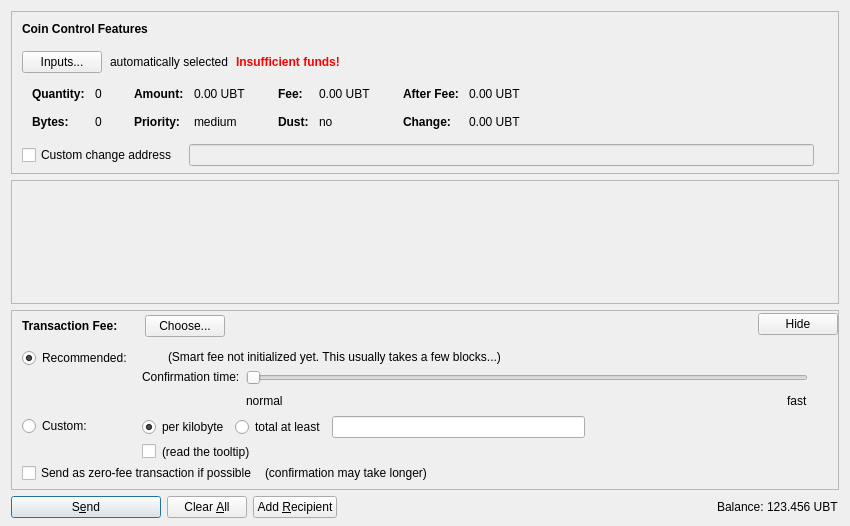
<?xml version="1.0" encoding="UTF-8"?>
<ui version="4.0">
 <class>SendCoinsDialog</class>
 <widget class="QDialog" name="SendCoinsDialog">
  <property name="geometry">
   <rect>
    <x>0</x>
    <y>0</y>
    <width>850</width>
    <height>526</height>
   </rect>
  </property>
  <property name="windowTitle">
   <string>Send Coins</string>
  </property>
  <layout class="QVBoxLayout" name="verticalLayout" stretch="0,1,0,0">
   <property name="bottomMargin">
    <number>8</number>
   </property>
   <item>
    <widget class="QFrame" name="frameCoinControl">
     <property name="sizePolicy">
      <sizepolicy hsizetype="Expanding" vsizetype="Expanding">
       <horstretch>0</horstretch>
       <verstretch>0</verstretch>
      </sizepolicy>
     </property>
     <property name="maximumSize">
      <size>
       <width>16777215</width>
       <height>16777215</height>
      </size>
     </property>
     <property name="frameShape">
      <enum>QFrame::StyledPanel</enum>
     </property>
     <property name="frameShadow">
      <enum>QFrame::Sunken</enum>
     </property>
     <layout class="QVBoxLayout" name="verticalLayoutCoinControl2">
      <property name="spacing">
       <number>0</number>
      </property>
      <property name="leftMargin">
       <number>0</number>
      </property>
      <property name="topMargin">
       <number>0</number>
      </property>
      <property name="rightMargin">
       <number>0</number>
      </property>
      <property name="bottomMargin">
       <number>6</number>
      </property>
      <item>
       <layout class="QVBoxLayout" name="verticalLayoutCoinControl" stretch="0,0,0,0,1">
        <property name="spacing">
         <number>0</number>
        </property>
        <property name="leftMargin">
         <number>10</number>
        </property>
        <property name="topMargin">
         <number>10</number>
        </property>
        <item>
         <layout class="QHBoxLayout" name="horizontalLayoutCoinControl1">
          <property name="bottomMargin">
           <number>15</number>
          </property>
          <item>
           <widget class="QLabel" name="labelCoinControlFeatures">
            <property name="sizePolicy">
             <sizepolicy hsizetype="Preferred" vsizetype="Maximum">
              <horstretch>0</horstretch>
              <verstretch>0</verstretch>
             </sizepolicy>
            </property>
            <property name="font">
             <font>
              <weight>75</weight>
              <bold>true</bold>
             </font>
            </property>
            <property name="styleSheet">
             <string notr="true">font-weight:bold;</string>
            </property>
            <property name="text">
             <string>Coin Control Features</string>
            </property>
           </widget>
          </item>
         </layout>
        </item>
        <item>
         <layout class="QHBoxLayout" name="horizontalLayoutCoinControl2" stretch="0,0,0,0">
          <property name="spacing">
           <number>8</number>
          </property>
          <property name="bottomMargin">
           <number>10</number>
          </property>
          <item>
           <widget class="QPushButton" name="pushButtonCoinControl">
            <property name="styleSheet">
             <string notr="true"/>
            </property>
            <property name="text">
             <string>Inputs...</string>
            </property>
            <property name="autoDefault">
             <bool>false</bool>
            </property>
           </widget>
          </item>
          <item>
           <widget class="QLabel" name="labelCoinControlAutomaticallySelected">
            <property name="text">
             <string>automatically selected</string>
            </property>
            <property name="margin">
             <number>5</number>
            </property>
           </widget>
          </item>
          <item>
           <widget class="QLabel" name="labelCoinControlInsuffFunds">
            <property name="font">
             <font>
              <weight>75</weight>
              <bold>true</bold>
             </font>
            </property>
            <property name="styleSheet">
             <string notr="true">color:red;font-weight:bold;</string>
            </property>
            <property name="text">
             <string>Insufficient funds!</string>
            </property>
            <property name="margin">
             <number>5</number>
            </property>
           </widget>
          </item>
          <item>
           <spacer name="horizontalSpacerCoinControl">
            <property name="orientation">
             <enum>Qt::Horizontal</enum>
            </property>
            <property name="sizeHint" stdset="0">
             <size>
              <width>40</width>
              <height>1</height>
             </size>
            </property>
           </spacer>
          </item>
         </layout>
        </item>
        <item>
         <widget class="QWidget" name="widgetCoinControl" native="true">
          <property name="sizePolicy">
           <sizepolicy hsizetype="Preferred" vsizetype="Preferred">
            <horstretch>0</horstretch>
            <verstretch>0</verstretch>
           </sizepolicy>
          </property>
          <property name="minimumSize">
           <size>
            <width>0</width>
            <height>0</height>
           </size>
          </property>
          <property name="styleSheet">
           <string notr="true"/>
          </property>
          <layout class="QHBoxLayout" name="horizontalLayoutCoinControl5">
           <property name="leftMargin">
            <number>0</number>
           </property>
           <property name="topMargin">
            <number>0</number>
           </property>
           <property name="rightMargin">
            <number>0</number>
           </property>
           <property name="bottomMargin">
            <number>0</number>
           </property>
           <item>
            <layout class="QHBoxLayout" name="horizontalLayoutCoinControl3" stretch="0,0,0,1">
             <property name="spacing">
              <number>20</number>
             </property>
             <property name="topMargin">
              <number>0</number>
             </property>
             <property name="bottomMargin">
              <number>10</number>
             </property>
             <item>
              <layout class="QFormLayout" name="formLayoutCoinControl1">
               <property name="horizontalSpacing">
                <number>10</number>
               </property>
               <property name="verticalSpacing">
                <number>14</number>
               </property>
               <property name="leftMargin">
                <number>10</number>
               </property>
               <property name="topMargin">
                <number>4</number>
               </property>
               <property name="rightMargin">
                <number>6</number>
               </property>
               <item row="0" column="0">
                <widget class="QLabel" name="labelCoinControlQuantityText">
                 <property name="font">
                  <font>
                   <weight>75</weight>
                   <bold>true</bold>
                  </font>
                 </property>
                 <property name="text">
                  <string>Quantity:</string>
                 </property>
                 <property name="margin">
                  <number>0</number>
                 </property>
                </widget>
               </item>
               <item row="0" column="1">
                <widget class="QLabel" name="labelCoinControlQuantity">
                 <property name="cursor">
                  <cursorShape>IBeamCursor</cursorShape>
                 </property>
                 <property name="contextMenuPolicy">
                  <enum>Qt::ActionsContextMenu</enum>
                 </property>
                 <property name="text">
                  <string notr="true">0</string>
                 </property>
                 <property name="margin">
                  <number>0</number>
                 </property>
                 <property name="textInteractionFlags">
                  <set>Qt::LinksAccessibleByMouse|Qt::TextSelectableByKeyboard|Qt::TextSelectableByMouse</set>
                 </property>
                </widget>
               </item>
               <item row="1" column="0">
                <widget class="QLabel" name="labelCoinControlBytesText">
                 <property name="font">
                  <font>
                   <weight>75</weight>
                   <bold>true</bold>
                  </font>
                 </property>
                 <property name="text">
                  <string>Bytes:</string>
                 </property>
                </widget>
               </item>
               <item row="1" column="1">
                <widget class="QLabel" name="labelCoinControlBytes">
                 <property name="cursor">
                  <cursorShape>IBeamCursor</cursorShape>
                 </property>
                 <property name="contextMenuPolicy">
                  <enum>Qt::ActionsContextMenu</enum>
                 </property>
                 <property name="text">
                  <string notr="true">0</string>
                 </property>
                 <property name="textInteractionFlags">
                  <set>Qt::LinksAccessibleByMouse|Qt::TextSelectableByKeyboard|Qt::TextSelectableByMouse</set>
                 </property>
                </widget>
               </item>
              </layout>
             </item>
             <item>
              <layout class="QFormLayout" name="formLayoutCoinControl2">
               <property name="horizontalSpacing">
                <number>10</number>
               </property>
               <property name="verticalSpacing">
                <number>14</number>
               </property>
               <property name="leftMargin">
                <number>6</number>
               </property>
               <property name="topMargin">
                <number>4</number>
               </property>
               <property name="rightMargin">
                <number>6</number>
               </property>
               <item row="0" column="0">
                <widget class="QLabel" name="labelCoinControlAmountText">
                 <property name="font">
                  <font>
                   <weight>75</weight>
                   <bold>true</bold>
                  </font>
                 </property>
                 <property name="text">
                  <string>Amount:</string>
                 </property>
                 <property name="margin">
                  <number>0</number>
                 </property>
                </widget>
               </item>
               <item row="0" column="1">
                <widget class="QLabel" name="labelCoinControlAmount">
                 <property name="cursor">
                  <cursorShape>IBeamCursor</cursorShape>
                 </property>
                 <property name="contextMenuPolicy">
                  <enum>Qt::ActionsContextMenu</enum>
                 </property>
                 <property name="text">
                  <string notr="true">0.00 UBT</string>
                 </property>
                 <property name="textInteractionFlags">
                  <set>Qt::LinksAccessibleByMouse|Qt::TextSelectableByKeyboard|Qt::TextSelectableByMouse</set>
                 </property>
                </widget>
               </item>
               <item row="1" column="0">
                <widget class="QLabel" name="labelCoinControlPriorityText">
                 <property name="font">
                  <font>
                   <weight>75</weight>
                   <bold>true</bold>
                  </font>
                 </property>
                 <property name="text">
                  <string>Priority:</string>
                 </property>
                </widget>
               </item>
               <item row="1" column="1">
                <widget class="QLabel" name="labelCoinControlPriority">
                 <property name="cursor">
                  <cursorShape>IBeamCursor</cursorShape>
                 </property>
                 <property name="contextMenuPolicy">
                  <enum>Qt::ActionsContextMenu</enum>
                 </property>
                 <property name="text">
                  <string notr="true">medium</string>
                 </property>
                 <property name="textInteractionFlags">
                  <set>Qt::LinksAccessibleByMouse|Qt::TextSelectableByKeyboard|Qt::TextSelectableByMouse</set>
                 </property>
                </widget>
               </item>
              </layout>
             </item>
             <item>
              <layout class="QFormLayout" name="formLayoutCoinControl3">
               <property name="horizontalSpacing">
                <number>10</number>
               </property>
               <property name="verticalSpacing">
                <number>14</number>
               </property>
               <property name="leftMargin">
                <number>6</number>
               </property>
               <property name="topMargin">
                <number>4</number>
               </property>
               <property name="rightMargin">
                <number>6</number>
               </property>
               <item row="0" column="0">
                <widget class="QLabel" name="labelCoinControlFeeText">
                 <property name="font">
                  <font>
                   <weight>75</weight>
                   <bold>true</bold>
                  </font>
                 </property>
                 <property name="text">
                  <string>Fee:</string>
                 </property>
                 <property name="margin">
                  <number>0</number>
                 </property>
                </widget>
               </item>
               <item row="0" column="1">
                <widget class="QLabel" name="labelCoinControlFee">
                 <property name="cursor">
                  <cursorShape>IBeamCursor</cursorShape>
                 </property>
                 <property name="contextMenuPolicy">
                  <enum>Qt::ActionsContextMenu</enum>
                 </property>
                 <property name="text">
                  <string notr="true">0.00 UBT</string>
                 </property>
                 <property name="textInteractionFlags">
                  <set>Qt::LinksAccessibleByMouse|Qt::TextSelectableByKeyboard|Qt::TextSelectableByMouse</set>
                 </property>
                </widget>
               </item>
               <item row="1" column="0">
                <widget class="QLabel" name="labelCoinControlLowOutputText">
                 <property name="font">
                  <font>
                   <weight>75</weight>
                   <bold>true</bold>
                  </font>
                 </property>
                 <property name="text">
                  <string>Dust:</string>
                 </property>
                </widget>
               </item>
               <item row="1" column="1">
                <widget class="QLabel" name="labelCoinControlLowOutput">
                 <property name="cursor">
                  <cursorShape>IBeamCursor</cursorShape>
                 </property>
                 <property name="contextMenuPolicy">
                  <enum>Qt::ActionsContextMenu</enum>
                 </property>
                 <property name="text">
                  <string notr="true">no</string>
                 </property>
                 <property name="textInteractionFlags">
                  <set>Qt::LinksAccessibleByMouse|Qt::TextSelectableByKeyboard|Qt::TextSelectableByMouse</set>
                 </property>
                </widget>
               </item>
              </layout>
             </item>
             <item>
              <layout class="QFormLayout" name="formLayoutCoinControl4">
               <property name="horizontalSpacing">
                <number>10</number>
               </property>
               <property name="verticalSpacing">
                <number>14</number>
               </property>
               <property name="leftMargin">
                <number>6</number>
               </property>
               <property name="topMargin">
                <number>4</number>
               </property>
               <property name="rightMargin">
                <number>6</number>
               </property>
               <item row="0" column="0">
                <widget class="QLabel" name="labelCoinControlAfterFeeText">
                 <property name="font">
                  <font>
                   <weight>75</weight>
                   <bold>true</bold>
                  </font>
                 </property>
                 <property name="text">
                  <string>After Fee:</string>
                 </property>
                 <property name="margin">
                  <number>0</number>
                 </property>
                </widget>
               </item>
               <item row="0" column="1">
                <widget class="QLabel" name="labelCoinControlAfterFee">
                 <property name="cursor">
                  <cursorShape>IBeamCursor</cursorShape>
                 </property>
                 <property name="contextMenuPolicy">
                  <enum>Qt::ActionsContextMenu</enum>
                 </property>
                 <property name="text">
                  <string notr="true">0.00 UBT</string>
                 </property>
                 <property name="textInteractionFlags">
                  <set>Qt::LinksAccessibleByMouse|Qt::TextSelectableByKeyboard|Qt::TextSelectableByMouse</set>
                 </property>
                </widget>
               </item>
               <item row="1" column="0">
                <widget class="QLabel" name="labelCoinControlChangeText">
                 <property name="font">
                  <font>
                   <weight>75</weight>
                   <bold>true</bold>
                  </font>
                 </property>
                 <property name="text">
                  <string>Change:</string>
                 </property>
                </widget>
               </item>
               <item row="1" column="1">
                <widget class="QLabel" name="labelCoinControlChange">
                 <property name="cursor">
                  <cursorShape>IBeamCursor</cursorShape>
                 </property>
                 <property name="contextMenuPolicy">
                  <enum>Qt::ActionsContextMenu</enum>
                 </property>
                 <property name="text">
                  <string notr="true">0.00 UBT</string>
                 </property>
                 <property name="textInteractionFlags">
                  <set>Qt::LinksAccessibleByMouse|Qt::TextSelectableByKeyboard|Qt::TextSelectableByMouse</set>
                 </property>
                </widget>
               </item>
              </layout>
             </item>
            </layout>
           </item>
          </layout>
         </widget>
        </item>
        <item>
         <layout class="QHBoxLayout" name="horizontalLayoutCoinControl4" stretch="0,0,0">
          <property name="spacing">
           <number>12</number>
          </property>
          <property name="sizeConstraint">
           <enum>QLayout::SetDefaultConstraint</enum>
          </property>
          <property name="topMargin">
           <number>5</number>
          </property>
          <property name="rightMargin">
           <number>5</number>
          </property>
          <item>
           <widget class="QCheckBox" name="checkBoxCoinControlChange">
            <property name="toolTip">
             <string>If this is activated, but the change address is empty or invalid, change will be sent to a newly generated address.</string>
            </property>
            <property name="text">
             <string>Custom change address</string>
            </property>
           </widget>
          </item>
          <item>
           <widget class="QValidatedLineEdit" name="lineEditCoinControlChange">
            <property name="enabled">
             <bool>false</bool>
            </property>
            <property name="sizePolicy">
             <sizepolicy hsizetype="Expanding" vsizetype="Fixed">
              <horstretch>0</horstretch>
              <verstretch>0</verstretch>
             </sizepolicy>
            </property>
           </widget>
          </item>
          <item>
           <widget class="QLabel" name="labelCoinControlChangeLabel">
            <property name="sizePolicy">
             <sizepolicy hsizetype="Preferred" vsizetype="Expanding">
              <horstretch>0</horstretch>
              <verstretch>0</verstretch>
             </sizepolicy>
            </property>
            <property name="minimumSize">
             <size>
              <width>0</width>
              <height>0</height>
             </size>
            </property>
            <property name="text">
             <string/>
            </property>
            <property name="margin">
             <number>3</number>
            </property>
           </widget>
          </item>
         </layout>
        </item>
        <item>
         <spacer name="verticalSpacerCoinControl">
          <property name="orientation">
           <enum>Qt::Vertical</enum>
          </property>
          <property name="sizeHint" stdset="0">
           <size>
            <width>800</width>
            <height>1</height>
           </size>
          </property>
         </spacer>
        </item>
       </layout>
      </item>
     </layout>
    </widget>
   </item>
   <item>
    <widget class="QScrollArea" name="scrollArea">
     <property name="widgetResizable">
      <bool>true</bool>
     </property>
     <widget class="QWidget" name="scrollAreaWidgetContents">
      <property name="geometry">
       <rect>
        <x>0</x>
        <y>0</y>
        <width>830</width>
        <height>68</height>
       </rect>
      </property>
      <layout class="QVBoxLayout" name="verticalLayout_2" stretch="0,1">
       <property name="leftMargin">
        <number>0</number>
       </property>
       <property name="topMargin">
        <number>0</number>
       </property>
       <property name="rightMargin">
        <number>0</number>
       </property>
       <property name="bottomMargin">
        <number>0</number>
       </property>
       <item>
        <layout class="QVBoxLayout" name="entries">
         <property name="spacing">
          <number>6</number>
         </property>
        </layout>
       </item>
       <item>
        <spacer name="verticalSpacer">
         <property name="orientation">
          <enum>Qt::Vertical</enum>
         </property>
         <property name="sizeHint" stdset="0">
          <size>
           <width>20</width>
           <height>40</height>
          </size>
         </property>
        </spacer>
       </item>
      </layout>
     </widget>
    </widget>
   </item>
   <item>
    <widget class="QFrame" name="frameFee">
     <property name="sizePolicy">
      <sizepolicy hsizetype="Expanding" vsizetype="Expanding">
       <horstretch>0</horstretch>
       <verstretch>0</verstretch>
      </sizepolicy>
     </property>
     <property name="maximumSize">
      <size>
       <width>16777215</width>
       <height>16777215</height>
      </size>
     </property>
     <property name="frameShape">
      <enum>QFrame::StyledPanel</enum>
     </property>
     <property name="frameShadow">
      <enum>QFrame::Sunken</enum>
     </property>
     <layout class="QVBoxLayout" name="verticalLayoutFee1">
      <property name="spacing">
       <number>0</number>
      </property>
      <property name="leftMargin">
       <number>0</number>
      </property>
      <property name="topMargin">
       <number>0</number>
      </property>
      <property name="rightMargin">
       <number>0</number>
      </property>
      <property name="bottomMargin">
       <number>0</number>
      </property>
      <item>
       <layout class="QVBoxLayout" name="verticalLayoutFee2" stretch="0,0,0">
        <property name="spacing">
         <number>0</number>
        </property>
        <property name="leftMargin">
         <number>10</number>
        </property>
        <property name="topMargin">
         <number>0</number>
        </property>
        <item>
         <layout class="QHBoxLayout" name="horizontalLayoutFee1">
          <property name="bottomMargin">
           <number>0</number>
          </property>
          <item>
           <layout class="QVBoxLayout" name="verticalLayoutFee7">
            <property name="spacing">
             <number>0</number>
            </property>
            <item>
             <spacer name="verticalSpacerSmartFee">
              <property name="orientation">
               <enum>Qt::Vertical</enum>
              </property>
              <property name="sizeType">
               <enum>QSizePolicy::Fixed</enum>
              </property>
              <property name="sizeHint" stdset="0">
               <size>
                <width>1</width>
                <height>4</height>
               </size>
              </property>
             </spacer>
            </item>
            <item>
             <layout class="QHBoxLayout" name="horizontalLayoutSmartFee">
              <property name="spacing">
               <number>10</number>
              </property>
              <item>
               <widget class="QLabel" name="labelFeeHeadline">
                <property name="sizePolicy">
                 <sizepolicy hsizetype="Preferred" vsizetype="Maximum">
                  <horstretch>0</horstretch>
                  <verstretch>0</verstretch>
                 </sizepolicy>
                </property>
                <property name="font">
                 <font>
                  <weight>75</weight>
                  <bold>true</bold>
                 </font>
                </property>
                <property name="styleSheet">
                 <string notr="true">font-weight:bold;</string>
                </property>
                <property name="text">
                 <string>Transaction Fee:</string>
                </property>
               </widget>
              </item>
              <item>
               <widget class="QLabel" name="labelFeeMinimized">
                <property name="text">
                 <string/>
                </property>
               </widget>
              </item>
              <item>
               <widget class="QPushButton" name="buttonChooseFee">
                <property name="text">
                 <string>Choose...</string>
                </property>
               </widget>
              </item>
             </layout>
            </item>
            <item>
             <spacer name="verticalSpacer_5">
              <property name="orientation">
               <enum>Qt::Vertical</enum>
              </property>
              <property name="sizeHint" stdset="0">
               <size>
                <width>1</width>
                <height>1</height>
               </size>
              </property>
             </spacer>
            </item>
           </layout>
          </item>
          <item>
           <spacer name="horizontalSpacer_4">
            <property name="orientation">
             <enum>Qt::Horizontal</enum>
            </property>
            <property name="sizeHint" stdset="0">
             <size>
              <width>40</width>
              <height>20</height>
             </size>
            </property>
           </spacer>
          </item>
          <item>
           <widget class="QPushButton" name="buttonMinimizeFee">
            <property name="toolTip">
             <string>collapse fee-settings</string>
            </property>
            <property name="text">
             <string>Hide</string>
            </property>
           </widget>
          </item>
         </layout>
        </item>
        <item>
         <widget class="QFrame" name="frameFeeSelection">
          <layout class="QVBoxLayout" name="verticalLayoutFee12">
           <property name="spacing">
            <number>0</number>
           </property>
           <property name="leftMargin">
            <number>0</number>
           </property>
           <property name="topMargin">
            <number>0</number>
           </property>
           <property name="rightMargin">
            <number>0</number>
           </property>
           <property name="bottomMargin">
            <number>0</number>
           </property>
           <item>
            <layout class="QGridLayout" name="gridLayoutFee">
             <property name="topMargin">
              <number>10</number>
             </property>
             <property name="bottomMargin">
              <number>4</number>
             </property>
             <property name="horizontalSpacing">
              <number>10</number>
             </property>
             <property name="verticalSpacing">
              <number>4</number>
             </property>
             <item row="1" column="1">
              <layout class="QVBoxLayout" name="verticalLayoutFee8">
               <property name="spacing">
                <number>6</number>
               </property>
               <item>
                <layout class="QHBoxLayout" name="horizontalLayoutFee13">
                 <item>
                  <widget class="QRadioButton" name="radioCustomPerKilobyte">
                   <property name="toolTip">
                    <string>If the custom fee is set to 1000 satoshis and the transaction is only 250 bytes, then &quot;per kilobyte&quot; only pays 250 satoshis in fee, while &quot;total at least&quot; pays 1000 satoshis. For transactions bigger than a kilobyte both pay by kilobyte.</string>
                   </property>
                   <property name="text">
                    <string>per kilobyte</string>
                   </property>
                   <property name="checked">
                    <bool>true</bool>
                   </property>
                   <attribute name="buttonGroup">
                    <string notr="true">groupCustomFee</string>
                   </attribute>
                  </widget>
                 </item>
                 <item>
                  <widget class="QRadioButton" name="radioCustomAtLeast">
                   <property name="toolTip">
                    <string>If the custom fee is set to 1000 satoshis and the transaction is only 250 bytes, then &quot;per kilobyte&quot; only pays 250 satoshis in fee, while &quot;total at least&quot; pays 1000 satoshis. For transactions bigger than a kilobyte both pay by kilobyte.</string>
                   </property>
                   <property name="text">
                    <string>total at least</string>
                   </property>
                   <attribute name="buttonGroup">
                    <string notr="true">groupCustomFee</string>
                   </attribute>
                  </widget>
                 </item>
                 <item>
                  <widget class="UtabitAmountField" name="customFee"/>
                 </item>
                 <item>
                  <spacer name="horizontalSpacer_6">
                   <property name="orientation">
                    <enum>Qt::Horizontal</enum>
                   </property>
                   <property name="sizeHint" stdset="0">
                    <size>
                     <width>1</width>
                     <height>1</height>
                    </size>
                   </property>
                  </spacer>
                 </item>
                </layout>
               </item>
               <item>
                <layout class="QHBoxLayout" name="horizontalLayoutFee8">
                 <item>
                  <widget class="QCheckBox" name="checkBoxMinimumFee">
                   <property name="toolTip">
                    <string>Paying only the minimum fee is just fine as long as there is less transaction volume than space in the blocks. But be aware that this can end up in a never confirming transaction once there is more demand for utabit transactions than the network can process.</string>
                   </property>
                   <property name="text">
                    <string/>
                   </property>
                  </widget>
                 </item>
                 <item>
                  <widget class="QLabel" name="labelMinFeeWarning">
                   <property name="enabled">
                    <bool>true</bool>
                   </property>
                   <property name="toolTip">
                    <string>Paying only the minimum fee is just fine as long as there is less transaction volume than space in the blocks. But be aware that this can end up in a never confirming transaction once there is more demand for utabit transactions than the network can process.</string>
                   </property>
                   <property name="text">
                    <string>(read the tooltip)</string>
                   </property>
                   <property name="margin">
                    <number>5</number>
                   </property>
                  </widget>
                 </item>
                 <item>
                  <spacer name="horizontalSpacer_2">
                   <property name="orientation">
                    <enum>Qt::Horizontal</enum>
                   </property>
                   <property name="sizeHint" stdset="0">
                    <size>
                     <width>1</width>
                     <height>1</height>
                    </size>
                   </property>
                  </spacer>
                 </item>
                </layout>
               </item>
              </layout>
             </item>
             <item row="0" column="0">
              <layout class="QVBoxLayout" name="verticalLayoutFee4" stretch="0,1">
               <item>
                <widget class="QRadioButton" name="radioSmartFee">
                 <property name="text">
                  <string>Recommended:</string>
                 </property>
                 <property name="checked">
                  <bool>true</bool>
                 </property>
                 <attribute name="buttonGroup">
                  <string notr="true">groupFee</string>
                 </attribute>
                </widget>
               </item>
               <item>
                <spacer name="verticalSpacer_2">
                 <property name="orientation">
                  <enum>Qt::Vertical</enum>
                 </property>
                 <property name="sizeHint" stdset="0">
                  <size>
                   <width>1</width>
                   <height>1</height>
                  </size>
                 </property>
                </spacer>
               </item>
              </layout>
             </item>
             <item row="1" column="0">
              <layout class="QVBoxLayout" name="verticalLayoutFee9" stretch="0,1">
               <item>
                <widget class="QRadioButton" name="radioCustomFee">
                 <property name="text">
                  <string>Custom:</string>
                 </property>
                 <attribute name="buttonGroup">
                  <string notr="true">groupFee</string>
                 </attribute>
                </widget>
               </item>
               <item>
                <spacer name="verticalSpacer_6">
                 <property name="orientation">
                  <enum>Qt::Vertical</enum>
                 </property>
                 <property name="sizeHint" stdset="0">
                  <size>
                   <width>1</width>
                   <height>1</height>
                  </size>
                 </property>
                </spacer>
               </item>
              </layout>
             </item>
             <item row="0" column="1">
              <layout class="QVBoxLayout" name="verticalLayoutFee3" stretch="0,0,1">
               <property name="spacing">
                <number>6</number>
               </property>
               <property name="topMargin">
                <number>2</number>
               </property>
               <item>
                <layout class="QHBoxLayout" name="horizontalLayoutFee12">
                 <item>
                  <widget class="QLabel" name="labelSmartFee">
                   <property name="text">
                    <string/>
                   </property>
                   <property name="margin">
                    <number>2</number>
                   </property>
                  </widget>
                 </item>
                 <item>
                  <widget class="QLabel" name="labelFeeEstimation">
                   <property name="text">
                    <string/>
                   </property>
                  </widget>
                 </item>
                 <item>
                  <widget class="QLabel" name="labelSmartFee2">
                   <property name="text">
                    <string>(Smart fee not initialized yet. This usually takes a few blocks...)</string>
                   </property>
                   <property name="margin">
                    <number>2</number>
                   </property>
                  </widget>
                 </item>
                 <item>
                  <spacer name="horizontalSpacer_5">
                   <property name="orientation">
                    <enum>Qt::Horizontal</enum>
                   </property>
                   <property name="sizeHint" stdset="0">
                    <size>
                     <width>1</width>
                     <height>1</height>
                    </size>
                   </property>
                  </spacer>
                 </item>
                </layout>
               </item>
               <item>
                <layout class="QHBoxLayout" name="horizontalLayoutFee9">
                 <item>
                  <layout class="QVBoxLayout" name="verticalLayoutFee6">
                   <item>
                    <widget class="QLabel" name="labelSmartFee3">
                     <property name="text">
                      <string>Confirmation time:</string>
                     </property>
                     <property name="margin">
                      <number>2</number>
                     </property>
                    </widget>
                   </item>
                   <item>
                    <spacer name="verticalSpacer_3">
                     <property name="orientation">
                      <enum>Qt::Vertical</enum>
                     </property>
                     <property name="sizeHint" stdset="0">
                      <size>
                       <width>1</width>
                       <height>1</height>
                      </size>
                     </property>
                    </spacer>
                   </item>
                  </layout>
                 </item>
                 <item>
                  <layout class="QVBoxLayout" name="verticalLayoutFee5">
                   <property name="rightMargin">
                    <number>30</number>
                   </property>
                   <item>
                    <widget class="QSlider" name="sliderSmartFee">
                     <property name="minimum">
                      <number>0</number>
                     </property>
                     <property name="maximum">
                      <number>24</number>
                     </property>
                     <property name="pageStep">
                      <number>1</number>
                     </property>
                     <property name="value">
                      <number>0</number>
                     </property>
                     <property name="orientation">
                      <enum>Qt::Horizontal</enum>
                     </property>
                     <property name="invertedAppearance">
                      <bool>false</bool>
                     </property>
                     <property name="invertedControls">
                      <bool>false</bool>
                     </property>
                     <property name="tickPosition">
                      <enum>QSlider::NoTicks</enum>
                     </property>
                    </widget>
                   </item>
                   <item>
                    <layout class="QHBoxLayout" name="horizontalLayoutFee10">
                     <item>
                      <widget class="QLabel" name="labelSmartFeeNormal">
                       <property name="text">
                        <string>normal</string>
                       </property>
                      </widget>
                     </item>
                     <item>
                      <spacer name="horizontalSpacer_3">
                       <property name="orientation">
                        <enum>Qt::Horizontal</enum>
                       </property>
                       <property name="sizeHint" stdset="0">
                        <size>
                         <width>40</width>
                         <height>20</height>
                        </size>
                       </property>
                      </spacer>
                     </item>
                     <item>
                      <widget class="QLabel" name="labelSmartFeeFast">
                       <property name="text">
                        <string>fast</string>
                       </property>
                      </widget>
                     </item>
                    </layout>
                   </item>
                  </layout>
                 </item>
                </layout>
               </item>
               <item>
                <spacer name="verticalSpacer_4">
                 <property name="orientation">
                  <enum>Qt::Vertical</enum>
                 </property>
                 <property name="sizeHint" stdset="0">
                  <size>
                   <width>1</width>
                   <height>1</height>
                  </size>
                 </property>
                </spacer>
               </item>
              </layout>
             </item>
            </layout>
           </item>
           <item>
            <layout class="QHBoxLayout" name="horizontalLayoutFee5" stretch="0,0,0">
             <property name="spacing">
              <number>8</number>
             </property>
             <property name="bottomMargin">
              <number>4</number>
             </property>
             <item>
              <widget class="QCheckBox" name="checkBoxFreeTx">
               <property name="text">
                <string>Send as zero-fee transaction if possible</string>
               </property>
              </widget>
             </item>
             <item>
              <widget class="QLabel" name="labelFreeTx">
               <property name="text">
                <string>(confirmation may take longer)</string>
               </property>
               <property name="margin">
                <number>5</number>
               </property>
              </widget>
             </item>
             <item>
              <spacer name="horizontalSpacerFee5">
               <property name="orientation">
                <enum>Qt::Horizontal</enum>
               </property>
               <property name="sizeHint" stdset="0">
                <size>
                 <width>1</width>
                 <height>1</height>
                </size>
               </property>
              </spacer>
             </item>
            </layout>
           </item>
           <item>
            <spacer name="verticalSpacerFee2">
             <property name="orientation">
              <enum>Qt::Vertical</enum>
             </property>
             <property name="sizeHint" stdset="0">
              <size>
               <width>1</width>
               <height>1</height>
              </size>
             </property>
            </spacer>
           </item>
          </layout>
         </widget>
        </item>
        <item>
         <spacer name="verticalSpacerFee">
          <property name="orientation">
           <enum>Qt::Vertical</enum>
          </property>
          <property name="sizeHint" stdset="0">
           <size>
            <width>800</width>
            <height>1</height>
           </size>
          </property>
         </spacer>
        </item>
       </layout>
      </item>
     </layout>
    </widget>
   </item>
   <item>
    <layout class="QHBoxLayout" name="horizontalLayout">
     <item>
      <widget class="QPushButton" name="sendButton">
       <property name="minimumSize">
        <size>
         <width>150</width>
         <height>0</height>
        </size>
       </property>
       <property name="toolTip">
        <string>Confirm the send action</string>
       </property>
       <property name="text">
        <string>S&amp;end</string>
       </property>
       <property name="icon">
        <iconset resource="../utabit.qrc">
         <normaloff>:/icons/send</normaloff>:/icons/send</iconset>
       </property>
       <property name="autoDefault">
        <bool>false</bool>
       </property>
       <property name="default">
        <bool>true</bool>
       </property>
      </widget>
     </item>
     <item>
      <widget class="QPushButton" name="clearButton">
       <property name="sizePolicy">
        <sizepolicy hsizetype="Minimum" vsizetype="Fixed">
         <horstretch>0</horstretch>
         <verstretch>0</verstretch>
        </sizepolicy>
       </property>
       <property name="toolTip">
        <string>Clear all fields of the form.</string>
       </property>
       <property name="text">
        <string>Clear &amp;All</string>
       </property>
       <property name="icon">
        <iconset resource="../utabit.qrc">
         <normaloff>:/icons/remove</normaloff>:/icons/remove</iconset>
       </property>
       <property name="autoDefault">
        <bool>false</bool>
       </property>
      </widget>
     </item>
     <item>
      <widget class="QPushButton" name="addButton">
       <property name="toolTip">
        <string>Send to multiple recipients at once</string>
       </property>
       <property name="text">
        <string>Add &amp;Recipient</string>
       </property>
       <property name="icon">
        <iconset resource="../utabit.qrc">
         <normaloff>:/icons/add</normaloff>:/icons/add</iconset>
       </property>
       <property name="autoDefault">
        <bool>false</bool>
       </property>
      </widget>
     </item>
     <item>
      <spacer name="horizontalSpacer">
       <property name="orientation">
        <enum>Qt::Horizontal</enum>
       </property>
       <property name="sizeHint" stdset="0">
        <size>
         <width>40</width>
         <height>20</height>
        </size>
       </property>
      </spacer>
     </item>
     <item>
      <layout class="QHBoxLayout" name="horizontalLayout_2">
       <property name="spacing">
        <number>3</number>
       </property>
       <item>
        <widget class="QLabel" name="label">
         <property name="sizePolicy">
          <sizepolicy hsizetype="Preferred" vsizetype="Fixed">
           <horstretch>0</horstretch>
           <verstretch>0</verstretch>
          </sizepolicy>
         </property>
         <property name="text">
          <string>Balance:</string>
         </property>
        </widget>
       </item>
       <item>
        <widget class="QLabel" name="labelBalance">
         <property name="sizePolicy">
          <sizepolicy hsizetype="Preferred" vsizetype="Fixed">
           <horstretch>0</horstretch>
           <verstretch>0</verstretch>
          </sizepolicy>
         </property>
         <property name="cursor">
          <cursorShape>IBeamCursor</cursorShape>
         </property>
         <property name="text">
          <string notr="true">123.456 UBT</string>
         </property>
         <property name="textInteractionFlags">
          <set>Qt::LinksAccessibleByMouse|Qt::TextSelectableByKeyboard|Qt::TextSelectableByMouse</set>
         </property>
        </widget>
       </item>
      </layout>
     </item>
    </layout>
   </item>
  </layout>
 </widget>
 <customwidgets>
  <customwidget>
   <class>QValidatedLineEdit</class>
   <extends>QLineEdit</extends>
   <header>qvalidatedlineedit.h</header>
  </customwidget>
  <customwidget>
   <class>UtabitAmountField</class>
   <extends>QLineEdit</extends>
   <header>utabitamountfield.h</header>
   <container>1</container>
  </customwidget>
 </customwidgets>
 <resources>
  <include location="../utabit.qrc"/>
 </resources>
 <connections/>
 <buttongroups>
  <buttongroup name="groupFee"/>
  <buttongroup name="groupCustomFee"/>
 </buttongroups>
</ui>
